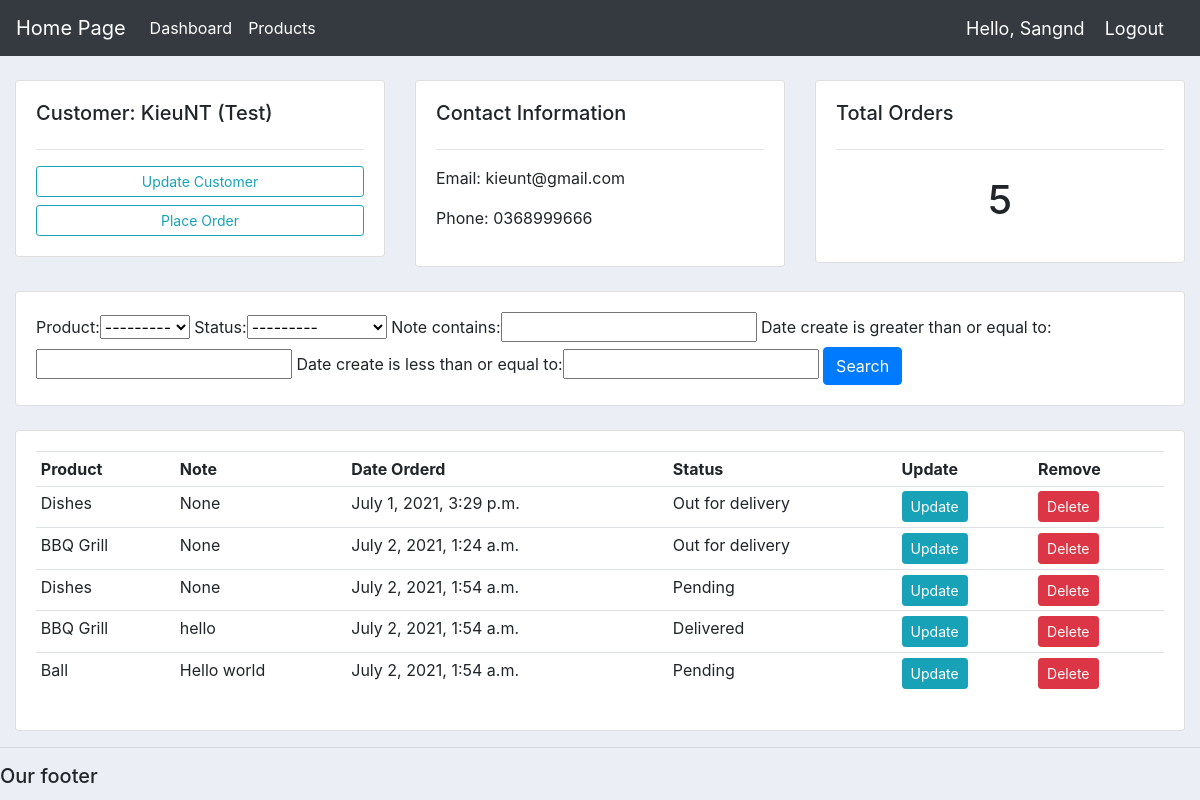
The app's page /customer/1/ (signed in) with its own data.
### account/models.py (models this page shows, shortened)
class Customer(models.Model):
    user = models.OneToOneField(User, null=True,  blank=True, on_delete=models.CASCADE)
    name = models.CharField(max_length=200, null=True)
    phone = models.CharField(max_length=200, null=True)
    email = models.EmailField(max_length=200, null=True)
    profile_pic = models.ImageField(default='profile_static.png', null=True, blank=True)
    date_create = models.DateTimeField(auto_now_add=True, null=True)

class Order(models.Model):
    STATUS = (
        ('Pending', 'Pending'),
        ('Out for delivery', 'Out for delivery'),
        ('Delivered', 'Delivered'),
    )
    customer = models.ForeignKey(Customer, null=True, on_delete=models.SET_NULL)
    product = models.ForeignKey(Product, null=True, on_delete=models.SET_NULL)
    date_create = models.DateTimeField(auto_now_add=True, null=True)
    status = models.CharField(max_length=200, null=True, choices=STATUS)
    note = models.CharField(max_length=200, null=True)

class Product(models.Model):
    CATEGORY = (
        ('Indoor', 'Indoor'),
        ('Our Door', 'Our Door'),
    )
    name = models.CharField(max_length=200, null=True)
    price = FloatField(null=True)
    category = models.CharField(max_length=200, null=True, choices=CATEGORY)
    description = models.CharField(max_length=200, null=True)
    date_create = models.DateTimeField(auto_now_add=True, null=True)
    tags = models.ManyToManyField(Tag)
    def __str__(self) :
        return self.name

### account/decorators.py (the view)
        def wrapper_func(request, *args, **kwargs):
            group = None
            if request.user.groups.exists():
                group = request.user.groups.all()[0].name
            if group in allowed_roles:
                return view_func(request, *args, **kwargs)
            else :
                return HttpResponse('You are not authorized to view')

### account/views.py (called while the page is built)
@login_required(login_url='login')
@allowed_users(allowed_roles=['admin'])
def customer(reponse, pk):
    customer = Customer.objects.get(id=pk)
    orders = customer.order_set.all()
    order_count = orders.count()
    myFilter = OrderFilter(reponse.GET, queryset=orders)
    orders = myFilter.qs
    context = {'customer':customer, 'orders':orders, 'order_count':order_count, 'myFilter':myFilter}
    return render(reponse, "accounts/customer.html", context)

### account/templates/accounts/customer.html
{%  extends 'accounts/main.html' %}
{% block content %}
	<br>
<div class="row">
	<div class="col-md">
		<div class="card card-body">
			<h5>Customer: {{customer.name}}</h5>
			<hr>
			<a class="btn btn-outline-info  btn-sm btn-block" href="">Update Customer</a>
			<a class="btn btn-outline-info  btn-sm btn-block" href="{% url 'create_order' customer.id %}">Place Order</a>
		</div>
	</div>
	<div class="col-md">
		<div class="card card-body">
			<h5>Contact Information</h5>
			<hr>
			<p>Email: {{customer.email}}</p>
			<p>Phone: {{customer.phone}}</p>
		</div>
	</div>
	<div class="col-md">
		<div class="card card-body">
			<h5>Total Orders</h5>
			<hr>
			<h1 style="text-align: center;padding: 10px">{{order_count}}</h1>
		</div>
	</div>
</div>
<br>
<div class="row">
	<div class="col">
		<div class="card card-body">
			<form method="get">
				{{myFilter.form}}
		    <button class="btn btn-primary" type="submit">Search</button>
		  </form>
		</div>
	</div>
</div>
<br>
<div class="row">
	<div class="col-md">
		<div class="card card-body">
			<table class="table table-sm">
				<tr>
					<th>Product</th>
					<th>Note</th>
					<th>Date Orderd</th>
					<th>Status</th>
					<th>Update</th>
					<th>Remove</th>
				</tr>
				{% for order in orders %}
					<tr>
						<td>{{order.product}}</td>
						<td>{{order.note}}</td>
						<td>{{order.date_create}}</td>
						<td>{{order.status}}</td>
						<td><a class="btn btn-sm btn-info" href="{% url 'update_order' order.id %}">Update</a></td>
						<td><a class="btn btn-sm btn-danger"href="{% url 'delete_order' order.id %}">Delete</a></td>
					</tr>
				{% endfor %}
			</table>
		</div>
	</div>
</div>
{% endblock %}

### account/templates/accounts/navbar.html (shortened to what this page needs)
{% load static %}
<nav class="navbar navbar-expand-lg navbar-dark bg-dark">
    <a class="navbar-brand" href="#">Home Page</a>
    <div class="collapse navbar-collapse" id="navbarNav">
      <ul class="navbar-nav">
        {% if request.user.is_staff %}
        <li class="nav-item active">
          <a class="nav-link" href="{% url 'dashboard' %}">Dashboard</a>
        </li>
        <li class="nav-item active" >
          <a class="nav-link" href="{% url 'product' %}">Products</a>
        </li>
        {% else %}
        <li class="nav-item active" >
          <a class="nav-link" href="{% url 'account' %}">Settings</a>
        </li>
        {% endif %}
      </ul>
    </div>
    <span class="hello-msg">Hello, {{request.user}}</span>
    <spanv><a class="hello-msg" href="{% url 'logout' %}">Logout</a></span>
  </nav>

### static/css/main.css (style rules this page uses)
body { background-color: #ebeff5; }

### account/templates/accounts/navbar.html (style rules this page uses)
.hello-msg { font-size: 18px; color: #fff; margin-right: 20px; }

### records on screen
Customer: name "KieuNT (Test)", email "kieunt@gmail.com", phone "0368999666"
Order: product "Dishes", note "None", date_create "July 1, 2021, 3:29 p.m.", status "Out for delivery"
Order: product "BBQ Grill", note "None", date_create "July 2, 2021, 1:24 a.m.", status "Out for delivery"
Order: product "Dishes", note "None", date_create "July 2, 2021, 1:54 a.m.", status "Pending"
Order: product "BBQ Grill", note "hello", date_create "July 2, 2021, 1:54 a.m.", status "Delivered"
Order: product "Ball", note "Hello world", date_create "July 2, 2021, 1:54 a.m.", status "Pending"

### other values on screen
{{ request.user }} "Sangnd"
{{ order_count }} "5"
